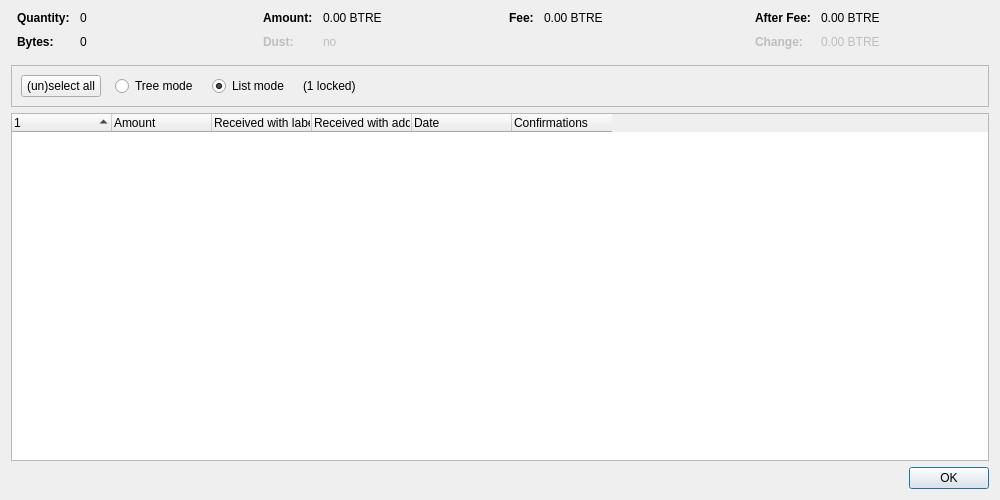
<?xml version="1.0" encoding="UTF-8"?>
<ui version="4.0">
 <class>CoinControlDialog</class>
 <widget class="QDialog" name="CoinControlDialog">
  <property name="geometry">
   <rect>
    <x>0</x>
    <y>0</y>
    <width>1000</width>
    <height>500</height>
   </rect>
  </property>
  <property name="windowTitle">
   <string>Coin Selection</string>
  </property>
  <layout class="QVBoxLayout" name="verticalLayout">
   <item>
    <layout class="QHBoxLayout" name="horizontalLayoutTop" stretch="0,0,0,0">
     <property name="topMargin">
      <number>0</number>
     </property>
     <property name="bottomMargin">
      <number>10</number>
     </property>
     <item>
      <layout class="QFormLayout" name="formLayoutCoinControl1">
       <property name="horizontalSpacing">
        <number>10</number>
       </property>
       <property name="verticalSpacing">
        <number>10</number>
       </property>
       <property name="leftMargin">
        <number>6</number>
       </property>
       <property name="rightMargin">
        <number>6</number>
       </property>
       <item row="0" column="0">
        <widget class="QLabel" name="labelCoinControlQuantityText">
         <property name="font">
          <font>
           <weight>75</weight>
           <bold>true</bold>
          </font>
         </property>
         <property name="text">
          <string>Quantity:</string>
         </property>
        </widget>
       </item>
       <item row="0" column="1">
        <widget class="QLabel" name="labelCoinControlQuantity">
         <property name="cursor">
          <cursorShape>IBeamCursor</cursorShape>
         </property>
         <property name="contextMenuPolicy">
          <enum>Qt::ActionsContextMenu</enum>
         </property>
         <property name="text">
          <string notr="true">0</string>
         </property>
         <property name="textInteractionFlags">
          <set>Qt::LinksAccessibleByMouse|Qt::TextSelectableByKeyboard|Qt::TextSelectableByMouse</set>
         </property>
        </widget>
       </item>
       <item row="1" column="0">
        <widget class="QLabel" name="labelCoinControlBytesText">
         <property name="font">
          <font>
           <weight>75</weight>
           <bold>true</bold>
          </font>
         </property>
         <property name="text">
          <string>Bytes:</string>
         </property>
        </widget>
       </item>
       <item row="1" column="1">
        <widget class="QLabel" name="labelCoinControlBytes">
         <property name="cursor">
          <cursorShape>IBeamCursor</cursorShape>
         </property>
         <property name="contextMenuPolicy">
          <enum>Qt::ActionsContextMenu</enum>
         </property>
         <property name="text">
          <string notr="true">0</string>
         </property>
         <property name="textInteractionFlags">
          <set>Qt::LinksAccessibleByMouse|Qt::TextSelectableByKeyboard|Qt::TextSelectableByMouse</set>
         </property>
        </widget>
       </item>
      </layout>
     </item>
     <item>
      <layout class="QFormLayout" name="formLayoutCoinControl2">
       <property name="horizontalSpacing">
        <number>10</number>
       </property>
       <property name="verticalSpacing">
        <number>10</number>
       </property>
       <property name="leftMargin">
        <number>6</number>
       </property>
       <property name="rightMargin">
        <number>6</number>
       </property>
       <item row="0" column="0">
        <widget class="QLabel" name="labelCoinControlAmountText">
         <property name="font">
          <font>
           <weight>75</weight>
           <bold>true</bold>
          </font>
         </property>
         <property name="text">
          <string>Amount:</string>
         </property>
        </widget>
       </item>
       <item row="0" column="1">
        <widget class="QLabel" name="labelCoinControlAmount">
         <property name="cursor">
          <cursorShape>IBeamCursor</cursorShape>
         </property>
         <property name="contextMenuPolicy">
          <enum>Qt::ActionsContextMenu</enum>
         </property>
         <property name="text">
          <string notr="true">0.00 BTRE</string>
         </property>
         <property name="textInteractionFlags">
          <set>Qt::LinksAccessibleByMouse|Qt::TextSelectableByKeyboard|Qt::TextSelectableByMouse</set>
         </property>
        </widget>
       </item>
       <item row="1" column="0">
        <widget class="QLabel" name="labelCoinControlLowOutputText">
         <property name="enabled">
          <bool>false</bool>
         </property>
         <property name="font">
          <font>
           <weight>75</weight>
           <bold>true</bold>
          </font>
         </property>
         <property name="text">
          <string>Dust:</string>
         </property>
        </widget>
       </item>
       <item row="1" column="1">
        <widget class="QLabel" name="labelCoinControlLowOutput">
         <property name="enabled">
          <bool>false</bool>
         </property>
         <property name="cursor">
          <cursorShape>IBeamCursor</cursorShape>
         </property>
         <property name="contextMenuPolicy">
          <enum>Qt::ActionsContextMenu</enum>
         </property>
         <property name="text">
          <string notr="true">no</string>
         </property>
         <property name="textInteractionFlags">
          <set>Qt::LinksAccessibleByMouse|Qt::TextSelectableByKeyboard|Qt::TextSelectableByMouse</set>
         </property>
        </widget>
       </item>
      </layout>
     </item>
     <item>
      <layout class="QFormLayout" name="formLayoutCoinControl3">
       <property name="horizontalSpacing">
        <number>10</number>
       </property>
       <property name="verticalSpacing">
        <number>10</number>
       </property>
       <property name="leftMargin">
        <number>6</number>
       </property>
       <property name="rightMargin">
        <number>6</number>
       </property>
       <item row="0" column="0">
        <widget class="QLabel" name="labelCoinControlFeeText">
         <property name="font">
          <font>
           <weight>75</weight>
           <bold>true</bold>
          </font>
         </property>
         <property name="text">
          <string>Fee:</string>
         </property>
        </widget>
       </item>
       <item row="0" column="1">
        <widget class="QLabel" name="labelCoinControlFee">
         <property name="cursor">
          <cursorShape>IBeamCursor</cursorShape>
         </property>
         <property name="contextMenuPolicy">
          <enum>Qt::ActionsContextMenu</enum>
         </property>
         <property name="text">
          <string notr="true">0.00 BTRE</string>
         </property>
         <property name="textInteractionFlags">
          <set>Qt::LinksAccessibleByMouse|Qt::TextSelectableByKeyboard|Qt::TextSelectableByMouse</set>
         </property>
        </widget>
       </item>
      </layout>
     </item>
     <item>
      <layout class="QFormLayout" name="formLayoutCoinControl4">
       <property name="horizontalSpacing">
        <number>10</number>
       </property>
       <property name="verticalSpacing">
        <number>10</number>
       </property>
       <property name="leftMargin">
        <number>6</number>
       </property>
       <property name="rightMargin">
        <number>6</number>
       </property>
       <item row="0" column="0">
        <widget class="QLabel" name="labelCoinControlAfterFeeText">
         <property name="font">
          <font>
           <weight>75</weight>
           <bold>true</bold>
          </font>
         </property>
         <property name="text">
          <string>After Fee:</string>
         </property>
        </widget>
       </item>
       <item row="0" column="1">
        <widget class="QLabel" name="labelCoinControlAfterFee">
         <property name="cursor">
          <cursorShape>IBeamCursor</cursorShape>
         </property>
         <property name="contextMenuPolicy">
          <enum>Qt::ActionsContextMenu</enum>
         </property>
         <property name="text">
          <string notr="true">0.00 BTRE</string>
         </property>
         <property name="textInteractionFlags">
          <set>Qt::LinksAccessibleByMouse|Qt::TextSelectableByKeyboard|Qt::TextSelectableByMouse</set>
         </property>
        </widget>
       </item>
       <item row="1" column="0">
        <widget class="QLabel" name="labelCoinControlChangeText">
         <property name="enabled">
          <bool>false</bool>
         </property>
         <property name="font">
          <font>
           <weight>75</weight>
           <bold>true</bold>
          </font>
         </property>
         <property name="text">
          <string>Change:</string>
         </property>
        </widget>
       </item>
       <item row="1" column="1">
        <widget class="QLabel" name="labelCoinControlChange">
         <property name="enabled">
          <bool>false</bool>
         </property>
         <property name="cursor">
          <cursorShape>IBeamCursor</cursorShape>
         </property>
         <property name="contextMenuPolicy">
          <enum>Qt::ActionsContextMenu</enum>
         </property>
         <property name="text">
          <string notr="true">0.00 BTRE</string>
         </property>
         <property name="textInteractionFlags">
          <set>Qt::LinksAccessibleByMouse|Qt::TextSelectableByKeyboard|Qt::TextSelectableByMouse</set>
         </property>
        </widget>
       </item>
      </layout>
     </item>
    </layout>
   </item>
   <item>
    <widget class="QFrame" name="frame">
     <property name="minimumSize">
      <size>
       <width>0</width>
       <height>40</height>
      </size>
     </property>
     <property name="frameShape">
      <enum>QFrame::StyledPanel</enum>
     </property>
     <property name="frameShadow">
      <enum>QFrame::Sunken</enum>
     </property>
     <layout class="QHBoxLayout" name="horizontalLayout">
      <item>
       <layout class="QHBoxLayout" name="horizontalLayoutPanel" stretch="0,0,0,0,0">
        <property name="spacing">
         <number>14</number>
        </property>
        <item>
         <widget class="QPushButton" name="pushButtonSelectAll">
          <property name="sizePolicy">
           <sizepolicy hsizetype="Maximum" vsizetype="Fixed">
            <horstretch>0</horstretch>
            <verstretch>0</verstretch>
           </sizepolicy>
          </property>
          <property name="text">
           <string>(un)select all</string>
          </property>
          <property name="autoDefault">
           <bool>false</bool>
          </property>
         </widget>
        </item>
        <item>
         <widget class="QRadioButton" name="radioTreeMode">
          <property name="sizePolicy">
           <sizepolicy hsizetype="Maximum" vsizetype="Fixed">
            <horstretch>0</horstretch>
            <verstretch>0</verstretch>
           </sizepolicy>
          </property>
          <property name="text">
           <string>Tree mode</string>
          </property>
         </widget>
        </item>
        <item>
         <widget class="QRadioButton" name="radioListMode">
          <property name="sizePolicy">
           <sizepolicy hsizetype="Maximum" vsizetype="Fixed">
            <horstretch>0</horstretch>
            <verstretch>0</verstretch>
           </sizepolicy>
          </property>
          <property name="text">
           <string>List mode</string>
          </property>
          <property name="checked">
           <bool>true</bool>
          </property>
         </widget>
        </item>
        <item>
         <widget class="QLabel" name="labelLocked">
          <property name="text">
           <string notr="true">(1 locked)</string>
          </property>
         </widget>
        </item>
        <item>
         <spacer name="horizontalSpacer">
          <property name="orientation">
           <enum>Qt::Horizontal</enum>
          </property>
          <property name="sizeHint" stdset="0">
           <size>
            <width>40</width>
            <height>20</height>
           </size>
          </property>
         </spacer>
        </item>
       </layout>
      </item>
     </layout>
    </widget>
   </item>
   <item>
    <widget class="CoinControlTreeWidget" name="treeWidget">
     <property name="contextMenuPolicy">
      <enum>Qt::CustomContextMenu</enum>
     </property>
     <property name="sortingEnabled">
      <bool>false</bool>
     </property>
     <property name="columnCount">
      <number>6</number>
     </property>
     <attribute name="headerShowSortIndicator" stdset="0">
      <bool>true</bool>
     </attribute>
     <attribute name="headerStretchLastSection">
      <bool>false</bool>
     </attribute>
     <column>
      <property name="text">
       <string/>
      </property>
     </column>
     <column>
      <property name="text">
       <string>Amount</string>
      </property>
     </column>
     <column>
      <property name="text">
       <string>Received with label</string>
      </property>
     </column>
     <column>
      <property name="text">
       <string>Received with address</string>
      </property>
     </column>
     <column>
      <property name="text">
       <string>Date</string>
      </property>
     </column>
     <column>
      <property name="text">
       <string>Confirmations</string>
      </property>
      <property name="toolTip">
       <string>Confirmed</string>
      </property>
     </column>
     <column>
      <property name="text">
       <string/>
      </property>
     </column>
     <column>
      <property name="text">
       <string/>
      </property>
     </column>
     <column>
      <property name="text">
       <string/>
      </property>
     </column>
     <column>
      <property name="text">
       <string/>
      </property>
     </column>
    </widget>
   </item>
   <item>
    <widget class="QDialogButtonBox" name="buttonBox">
     <property name="orientation">
      <enum>Qt::Horizontal</enum>
     </property>
     <property name="standardButtons">
      <set>QDialogButtonBox::Ok</set>
     </property>
    </widget>
   </item>
  </layout>
 </widget>
 <customwidgets>
  <customwidget>
   <class>CoinControlTreeWidget</class>
   <extends>QTreeWidget</extends>
   <header>qt/coincontroltreewidget.h</header>
  </customwidget>
 </customwidgets>
 <resources/>
 <connections/>
</ui>
